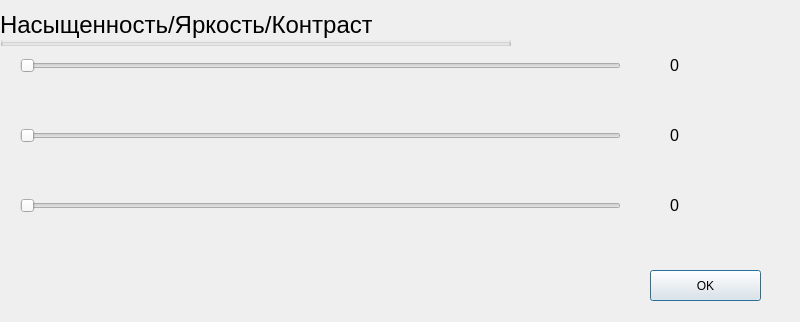
<?xml version="1.0" encoding="UTF-8"?>
<ui version="4.0">
 <class>Dialog</class>
 <widget class="QDialog" name="Dialog">
  <property name="geometry">
   <rect>
    <x>0</x>
    <y>0</y>
    <width>800</width>
    <height>322</height>
   </rect>
  </property>
  <property name="minimumSize">
   <size>
    <width>800</width>
    <height>322</height>
   </size>
  </property>
  <property name="maximumSize">
   <size>
    <width>800</width>
    <height>322</height>
   </size>
  </property>
  <property name="windowTitle">
   <string>B/C/S</string>
  </property>
  <widget class="QGroupBox" name="groupBox">
   <property name="geometry">
    <rect>
     <x>0</x>
     <y>10</y>
     <width>511</width>
     <height>36</height>
    </rect>
   </property>
   <property name="font">
    <font>
     <pointsize>18</pointsize>
     <weight>50</weight>
     <bold>false</bold>
    </font>
   </property>
   <property name="title">
    <string>Насыщенность/Яркость/Контраст</string>
   </property>
  </widget>
  <widget class="QSlider" name="satslider">
   <property name="geometry">
    <rect>
     <x>20</x>
     <y>50</y>
     <width>601</width>
     <height>31</height>
    </rect>
   </property>
   <property name="maximum">
    <number>100</number>
   </property>
   <property name="pageStep">
    <number>1</number>
   </property>
   <property name="orientation">
    <enum>Qt::Horizontal</enum>
   </property>
  </widget>
  <widget class="QSlider" name="brightslider">
   <property name="geometry">
    <rect>
     <x>20</x>
     <y>120</y>
     <width>601</width>
     <height>31</height>
    </rect>
   </property>
   <property name="maximum">
    <number>100</number>
   </property>
   <property name="pageStep">
    <number>1</number>
   </property>
   <property name="orientation">
    <enum>Qt::Horizontal</enum>
   </property>
  </widget>
  <widget class="QSlider" name="contslider">
   <property name="geometry">
    <rect>
     <x>20</x>
     <y>190</y>
     <width>601</width>
     <height>31</height>
    </rect>
   </property>
   <property name="maximum">
    <number>50</number>
   </property>
   <property name="pageStep">
    <number>1</number>
   </property>
   <property name="orientation">
    <enum>Qt::Horizontal</enum>
   </property>
  </widget>
  <widget class="QLabel" name="satval">
   <property name="geometry">
    <rect>
     <x>670</x>
     <y>50</y>
     <width>101</width>
     <height>31</height>
    </rect>
   </property>
   <property name="font">
    <font>
     <pointsize>12</pointsize>
    </font>
   </property>
   <property name="text">
    <string>0</string>
   </property>
  </widget>
  <widget class="QLabel" name="brightval">
   <property name="geometry">
    <rect>
     <x>670</x>
     <y>120</y>
     <width>101</width>
     <height>31</height>
    </rect>
   </property>
   <property name="font">
    <font>
     <pointsize>12</pointsize>
    </font>
   </property>
   <property name="text">
    <string>0</string>
   </property>
  </widget>
  <widget class="QLabel" name="contval">
   <property name="geometry">
    <rect>
     <x>670</x>
     <y>190</y>
     <width>101</width>
     <height>31</height>
    </rect>
   </property>
   <property name="font">
    <font>
     <pointsize>12</pointsize>
    </font>
   </property>
   <property name="text">
    <string>0</string>
   </property>
  </widget>
  <widget class="QPushButton" name="bcsok">
   <property name="geometry">
    <rect>
     <x>650</x>
     <y>270</y>
     <width>111</width>
     <height>31</height>
    </rect>
   </property>
   <property name="text">
    <string>OK</string>
   </property>
  </widget>
 </widget>
 <resources/>
 <connections>
  <connection>
   <sender>contslider</sender>
   <signal>valueChanged(int)</signal>
   <receiver>contval</receiver>
   <slot>setNum(int)</slot>
   <hints>
    <hint type="sourcelabel">
     <x>567</x>
     <y>206</y>
    </hint>
    <hint type="destinationlabel">
     <x>677</x>
     <y>207</y>
    </hint>
   </hints>
  </connection>
  <connection>
   <sender>brightslider</sender>
   <signal>valueChanged(int)</signal>
   <receiver>brightval</receiver>
   <slot>setNum(int)</slot>
   <hints>
    <hint type="sourcelabel">
     <x>565</x>
     <y>132</y>
    </hint>
    <hint type="destinationlabel">
     <x>696</x>
     <y>132</y>
    </hint>
   </hints>
  </connection>
  <connection>
   <sender>satslider</sender>
   <signal>valueChanged(int)</signal>
   <receiver>satval</receiver>
   <slot>setNum(int)</slot>
   <hints>
    <hint type="sourcelabel">
     <x>599</x>
     <y>76</y>
    </hint>
    <hint type="destinationlabel">
     <x>680</x>
     <y>68</y>
    </hint>
   </hints>
  </connection>
 </connections>
</ui>
